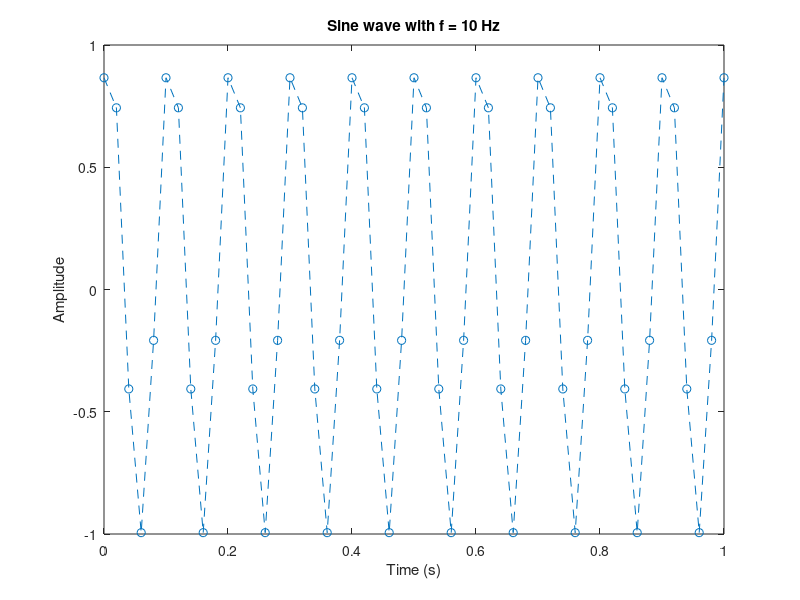
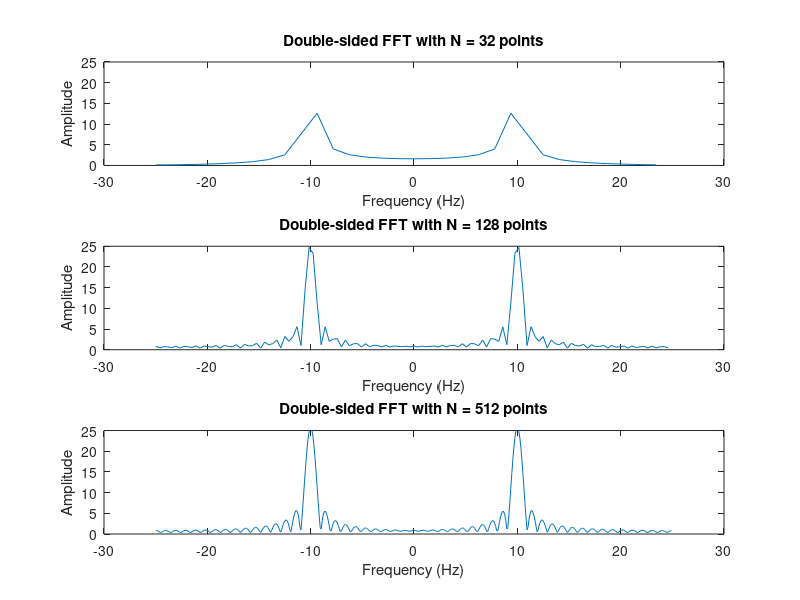

Reproduce these figures in MATLAB, in order.
clear all; clc;
%% Time-discrete signal
f = 10;
fs = 5*f; % sampling freq. >= 2 max signal freq. (according to Nyquist theorem)
phase = (1/3)*pi;
t = 0:1/fs:1; % time base
x = sin(2*pi*f*t + phase);

figure()
plot(t, x, '--o');
title(['Sine wave with f = ', num2str(f), ' Hz']);
xlabel('Time (s)');
ylabel('Amplitude');

%% Perform the DFT through the use of the FFT algorithm
figure()
subplot(3, 1, 1);
N = 2^5; % consider N-point DFT    
delta = fs/N; % freq. resolution
freqs = (-N/2:N/2-1) * delta; % negative and positive frequencies
X = fftshift(fft(x, N)); % compute DFT using FFT      
%
plot(freqs, abs(X)); % NOTE: we only take the amplitude of X_n      
title(['Double-sided FFT with N = ', num2str(N), ' points']);   
xlabel('Frequency (Hz)')        
ylabel('Amplitude');
ylim([0, 25])

hold on

subplot(3, 1, 2);
N = 2^7; % consider N-point DFT    
delta = fs/N; % freq. resolution
freqs = (-N/2:N/2-1) * delta; % negative and positive frequencies
X = fftshift(fft(x, N)); % compute DFT using FFT      
%
plot(freqs, abs(X)); % NOTE: we only take the amplitude of X_n      
title(['Double-sided FFT with N = ', num2str(N), ' points']);        
xlabel('Frequency (Hz)')        
ylabel('Amplitude');
ylim([0, 25])

subplot(3, 1, 3);
N = 2^9; % consider N-point DFT    
delta = fs/N; % freq. resolution
freqs = (-N/2:N/2-1) * delta; % negative and positive frequencies
X = fftshift(fft(x, N)); % compute DFT using FFT    
%
plot(freqs, abs(X)); % NOTE: we only take the amplitude of X_n      
title(['Double-sided FFT with N = ', num2str(N), ' points']);        
xlabel('Frequency (Hz)')        
ylabel('Amplitude');
ylim([0, 25])
